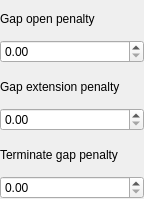
<?xml version="1.0" encoding="UTF-8"?>
<ui version="4.0">
 <class>KalignPairwiseAlignmentOptionsWidget</class>
 <widget class="QWidget" name="PairwiseAlignmentHirschbergOptionsPanelMainWidget">
  <property name="geometry">
   <rect>
    <x>0</x>
    <y>0</y>
    <width>144</width>
    <height>199</height>
   </rect>
  </property>
  <property name="windowTitle">
   <string>Form</string>
  </property>
  <layout class="QVBoxLayout" name="verticalLayout_2">
   <property name="spacing">
    <number>5</number>
   </property>
   <property name="sizeConstraint">
    <enum>QLayout::SetMinAndMaxSize</enum>
   </property>
   <property name="margin">
    <number>0</number>
   </property>
   <item>
    <layout class="QVBoxLayout" name="gapOpenLayout">
     <property name="spacing">
      <number>3</number>
     </property>
     <property name="sizeConstraint">
      <enum>QLayout::SetMinAndMaxSize</enum>
     </property>
     <item>
      <widget class="QLabel" name="gapOpenLabel">
       <property name="text">
        <string>Gap open penalty</string>
       </property>
      </widget>
     </item>
     <item>
      <widget class="QDoubleSpinBox" name="gapOpen"/>
     </item>
    </layout>
   </item>
   <item>
    <layout class="QVBoxLayout" name="gapExtdLayout">
     <property name="spacing">
      <number>3</number>
     </property>
     <property name="sizeConstraint">
      <enum>QLayout::SetMinAndMaxSize</enum>
     </property>
     <item>
      <widget class="QLabel" name="gapExtdLabel">
       <property name="text">
        <string>Gap extension penalty</string>
       </property>
      </widget>
     </item>
     <item>
      <widget class="QDoubleSpinBox" name="gapExtd"/>
     </item>
    </layout>
   </item>
   <item>
    <layout class="QVBoxLayout" name="gapTermLayout">
     <property name="spacing">
      <number>3</number>
     </property>
     <property name="sizeConstraint">
      <enum>QLayout::SetMinAndMaxSize</enum>
     </property>
     <item>
      <widget class="QLabel" name="gapTermLabel">
       <property name="text">
        <string>Terminate gap penalty</string>
       </property>
      </widget>
     </item>
     <item>
      <widget class="QDoubleSpinBox" name="gapTerm"/>
     </item>
    </layout>
   </item>
  </layout>
 </widget>
 <resources/>
 <connections/>
</ui>
